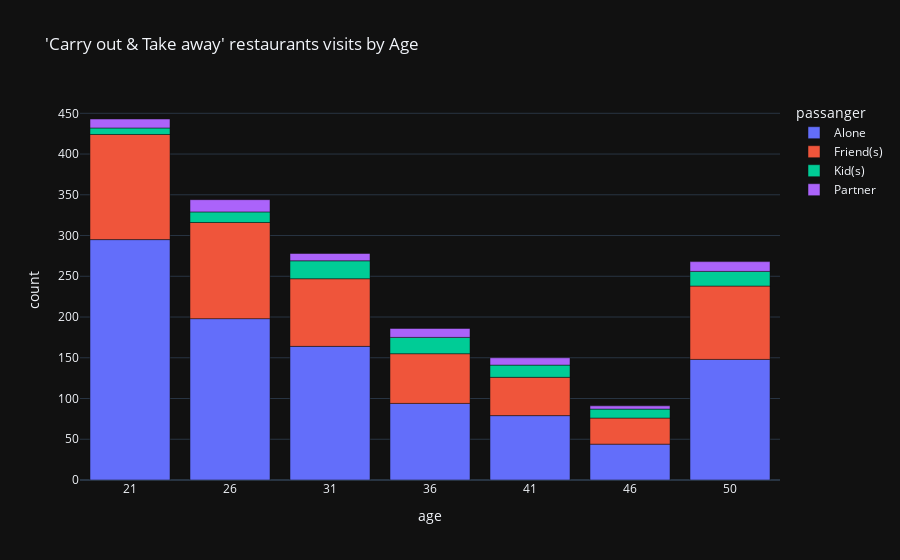

Here is the notebook cell this chart was saved with:
### Code cell
fig5=px.bar(df_carry_gr_ag, x='age', y='count', color='passanger', title="'Carry out & Take away' restaurants visits by Age")
fig5.show()

### Figure 1 — Plotly figure (JSON) as saved in the notebook; plotly's stock layout.template omitted (floating-point values rounded to 4 significant figures)
{"data": [{"alignmentgroup": "True", "hovertemplate": "passanger=Alone<br>age=%{x}<br>count=%{y}<extra></extra>", "legendgroup": "Alone", "marker": {"color": "#636efa", "pattern": {"shape": ""}}, "name": "Alone", "offsetgroup": "Alone", "orientation": "v", "showlegend": true, "textposition": "auto", "x": ["21", "26", "31", "36", "41", "46", "50"], "xaxis": "x", "y": [295, 198, 164, 94, 79, 44, 148], "yaxis": "y", "type": "bar"}, {"alignmentgroup": "True", "hovertemplate": "passanger=Friend(s)<br>age=%{x}<br>count=%{y}<extra></extra>", "legendgroup": "Friend(s)", "marker": {"color": "#EF553B", "pattern": {"shape": ""}}, "name": "Friend(s)", "offsetgroup": "Friend(s)", "orientation": "v", "showlegend": true, "textposition": "auto", "x": ["21", "26", "31", "36", "41", "46", "50"], "xaxis": "x", "y": [129, 118, 83, 61, 47, 32, 90], "yaxis": "y", "type": "bar"}, {"alignmentgroup": "True", "hovertemplate": "passanger=Kid(s)<br>age=%{x}<br>count=%{y}<extra></extra>", "legendgroup": "Kid(s)", "marker": {"color": "#00cc96", "pattern": {"shape": ""}}, "name": "Kid(s)", "offsetgroup": "Kid(s)", "orientation": "v", "showlegend": true, "textposition": "auto", "x": ["21", "26", "31", "36", "41", "46", "50"], "xaxis": "x", "y": [8, 13, 22, 20, 15, 11, 18], "yaxis": "y", "type": "bar"}, {"alignmentgroup": "True", "hovertemplate": "passanger=Partner<br>age=%{x}<br>count=%{y}<extra></extra>", "legendgroup": "Partner", "marker": {"color": "#ab63fa", "pattern": {"shape": ""}}, "name": "Partner", "offsetgroup": "Partner", "orientation": "v", "showlegend": true, "textposition": "auto", "x": ["21", "26", "31", "36", "41", "46", "50"], "xaxis": "x", "y": [11, 15, 9, 11, 9, 4, 12], "yaxis": "y", "type": "bar"}], "layout": {"xaxis": {"anchor": "y", "domain": [0.0, 1.0], "title": {"text": "age"}}, "yaxis": {"anchor": "x", "domain": [0.0, 1.0], "title": {"text": "count"}}, "legend": {"title": {"text": "passanger"}, "tracegroupgap": 0}, "title": {"text": "'Carry out & Take away' restaurants visits by Age"}, "barmode": "relative"}}
